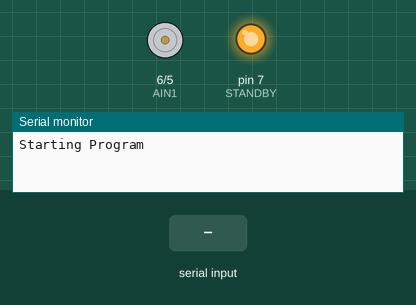
Recording of a sketch running on a simulated Arduino Uno, built with avr-gcc and run on an emulated ATmega328P. On the bench: motor-driver pin pairs drawn as motors (green arrow = first pin HIGH = forward, orange = second pin HIGH = backward, longer = more drive, scaled by the enable pin, stopped while the standby pin is LOW), output pins drawn as LEDs (lit = HIGH), the last lines printed to the serial monitor. The inputs (shaded band) are chosen by the test bench.

Above: at 1.2 s.
1.3 s: "1\n" received over Serial
At 1.7 s:
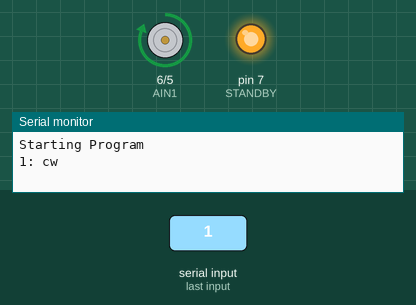
2.8 s: "2\n" received over Serial
4.3 s: "0\n" received over Serial
Timing chart, 0 to 7.3 s (numbered marks = the images above; inputs shaded):
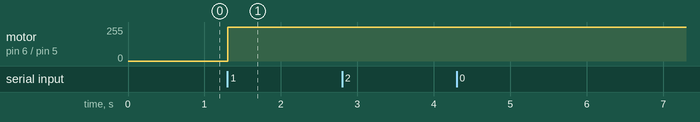

Measured:
- after the input at 1.3 s, motor on pin 6 (AIN1) / pin 5 (AIN2): stopped → forward 255/255 at once

The sketch:

Motor_Main.ino
```cpp
#include <Wire.h>
#include <SparkFun_TB6612.h>
#include <SoftwareSerial.h>

#define MASTER_RX 11
#define MASTER_TX 12
SoftwareSerial MOTOR_CONTROL(MASTER_RX, MASTER_TX);

#define PWMA 3
#define AIN1 6
#define AIN2 5

#define PWMB 10
#define BIN1 8
#define BIN2 9

#define STANDBY 7

const int offsetA = 1;
const int offsetB = -1;

//Motor motor1 = Motor(AIN1, AIN2, PWMA, offsetA, STANDBY);
//Motor motor2 = Motor(BIN1, BIN2, PWMB, offsetB, STANDBY);

void setup() {
  init_MOTOR();
  Serial.begin(9600);
  Serial.println("Starting Program");
  pinMode(AIN1,OUTPUT);
  pinMode(AIN2,OUTPUT);
  pinMode(PWMA,OUTPUT);
  pinMode(STANDBY,OUTPUT);
  digitalWrite(STANDBY,1);
}

void init_MOTOR() {
  pinMode(MASTER_RX, INPUT);
  pinMode(MASTER_TX, OUTPUT);
  MOTOR_CONTROL.begin(9600);
}

void loop() {
/*
  if (MOTOR_CONTROL.available()) {
    readMOTOR_CONTROL();
  }
  */
  if (Serial.available()) {
    ctrlMotor();
  }
}

void ctrlMotor() {
  String cmd = Serial.readStringUntil('\n');
  Serial.print(cmd);
  Serial.print(": ");
  if (cmd.equals("1")) {
    Serial.println("cw");
    //motor1.drive(255, 1000);
    digitalWrite(AIN1, 1);
    digitalWrite(AIN2, 0);
    digitalWrite(PWMA, 225);
  }
  else if (cmd.equals("2")) {
    Serial.println("ccw");
    //motor1.drive(-255, 1000);
  }
  else{
    //motor1.brake();
  }
}

/*
void readMOTOR_CONTROL() {
  signed int motorValue = 0;
  String cmd = MOTOR_CONTROL.readStringUntil('\n');
  Serial.print("Reading Command: ");
  Serial.println(cmd);
  if (cmd.equals("1")) {
    Serial.println("cw");
    motorValue = 255;
    motor1.drive(motorValue, 1);
  }
  else if (cmd.equals("2")) {
    Serial.println("ccw");
    motorValue = -255;
    motor1.drive(motorValue, 1);
  }
}
*/
```
